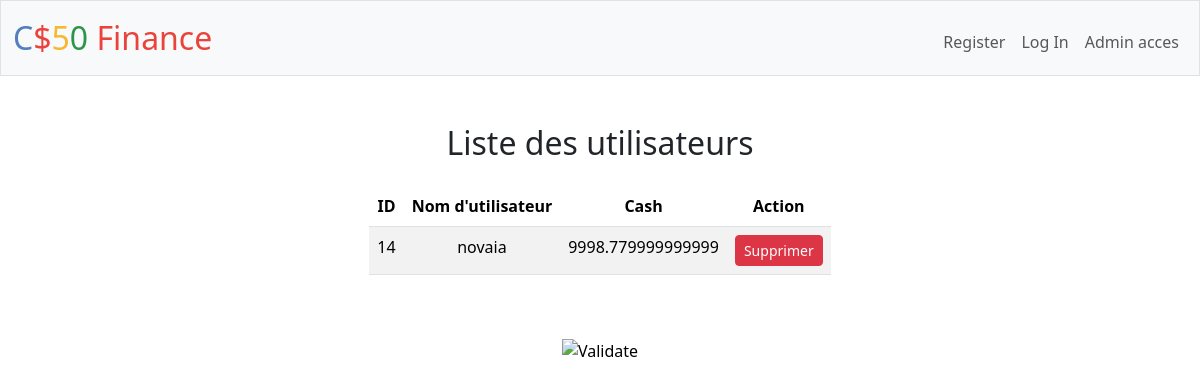
The page /admin on the database its author committed.
### tables this page shows
CREATE TABLE users (id INTEGER PRIMARY KEY AUTOINCREMENT NOT NULL, username TEXT NOT NULL, hash TEXT NOT NULL, cash NUMERIC NOT NULL DEFAULT 10000.00);

### app.py (the view)
@app.route("/admin")
def admin():
    users = db.execute("SELECT id, username, cash FROM users")
    return render_template("admin.html", users=users)

### app.py (called while the page is built)
@app.after_request
def after_request(response):
    response.headers["Cache-Control"] = "no-cache, no-store, must-revalidate"
    response.headers["Expires"] = 0
    response.headers["Pragma"] = "no-cache"
    return response

### templates/admin.html (shortened to what this page needs)
{% extends "layout.html" %}
{% block main %}
<h2 class="text-center mb-4">Liste des utilisateurs</h2>
<table class="table table-striped mx-auto w-auto">
    <thead>
        <tr>
            <th>ID</th>
            <th>Nom d'utilisateur</th>
            <th>Cash</th>
            <th>Action</th>
        </tr>
    </thead>
    <tbody>
        {% for user in users %}
        <tr>
            <td>{{ user.id }}</td>
            <td>{{ user.username }}</td>
            <td>{{ user.cash }}</td>
            <td>
                <form action="/delete_user" method="post">
                    <button class="btn btn-danger btn-sm" type="submit">
                        Supprimer
                    </button>
                </form>
            </td>
        </tr>
        {% endfor %}
    </tbody>
</table>
{% endblock %}

### rows shown on the page
users: id "14", username "novaia", cash "9998.779999999999"
